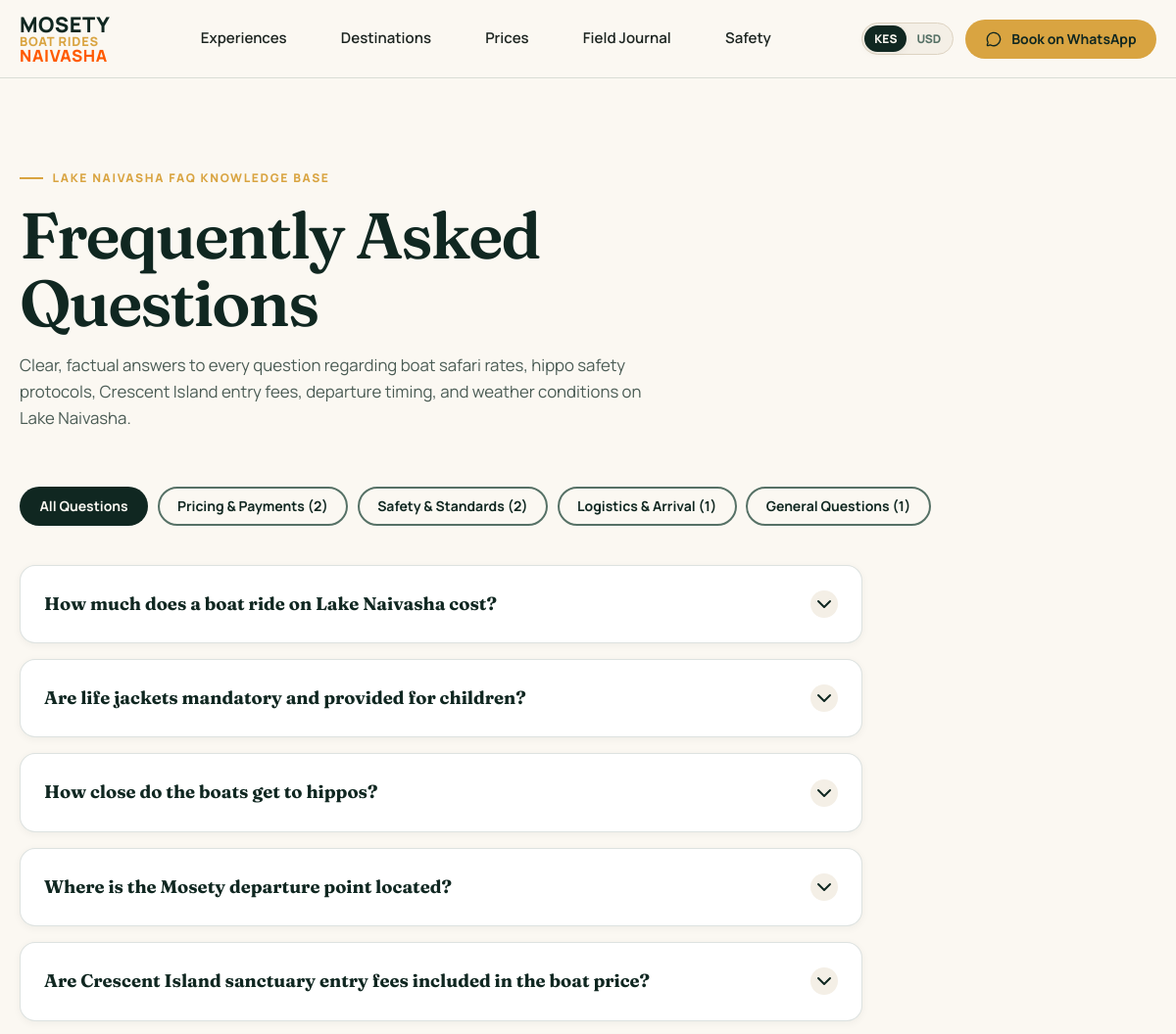
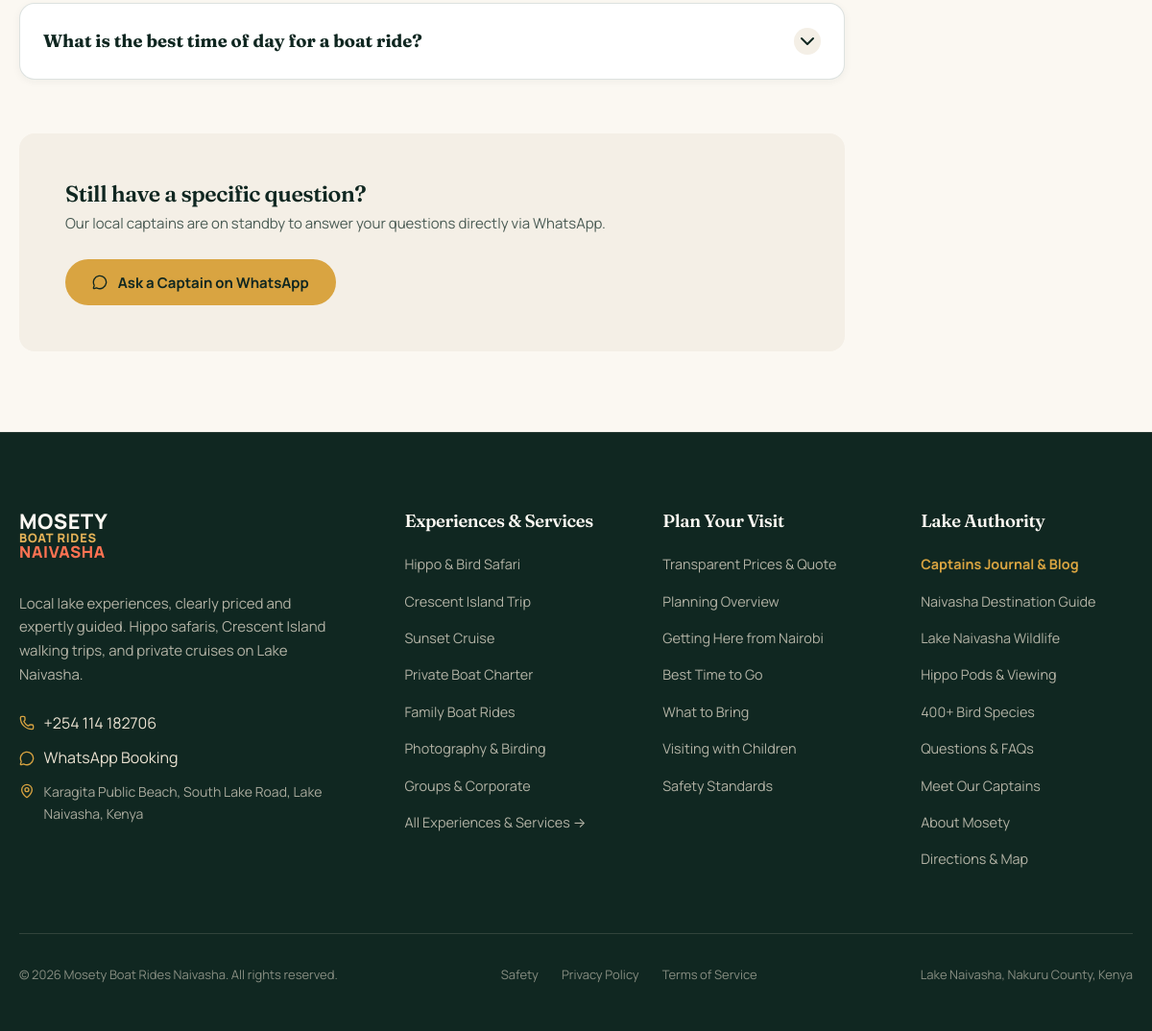
Screenshot of /questions/ with the database file from the repository (2 pictures, top to bottom).
### content/models.py (models this page shows, shortened)
class QuestionAnswer(models.Model):
    CATEGORIES = [
        ('General', 'General Questions'),
        ('Pricing', 'Pricing & Payments'),
        ('Safety', 'Safety & Standards'),
        ('Children', 'Children & Families'),
        ('Logistics', 'Logistics & Arrival'),
        ('Wildlife', 'Wildlife & Ethics'),
    ]
    question = models.CharField(max_length=255)
    slug = models.SlugField(max_length=255, blank=True)
    answer = models.TextField(help_text="Concise, factual answer")
    category = models.CharField(max_length=50, choices=CATEGORIES, default='General')
    related_tour = models.ForeignKey('tours.Tour', null=True, blank=True, on_delete=models.SET_NULL, related_name='faqs')
    sort_order = models.PositiveIntegerField(default=0)
    last_verified_at = models.DateField(default=timezone.now)
    is_active = models.BooleanField(default=True)
    class Meta:
        ordering = ['sort_order', 'id']
        verbose_name = "Question & Answer"
        verbose_name_plural = "Questions & Answers"

### core/models.py (models this page shows, shortened)
class SiteSettings(models.Model):
    business_name = models.CharField(max_length=150, default="Mosety Boat Rides Naivasha")
    legal_name = models.CharField(max_length=150, default="Mosety Boat Rides Naivasha")
    tagline = models.CharField(max_length=255, default="See Naivasha from the water.")
    phone = models.CharField(max_length=30, default="+254 114 182706")
    whatsapp_number = models.CharField(max_length=30, default="+254 114 182706")
    email = models.EmailField(default="info@mosety.co.ke")
    address_text = models.CharField(max_length=255, default="Karagita Public Beach, South Lake Road, Lake Naivasha, Kenya")
    latitude = models.DecimalField(max_digits=9, decimal_places=6, default=-0.763400)
    longitude = models.DecimalField(max_digits=9, decimal_places=6, default=36.425800)
    opening_hours = models.CharField(max_length=120, default="Daily 06:30 - 18:30")
    google_business_url = models.URLField(blank=True, default="")
    directions_url = models.URLField(blank=True, default="https://maps.google.com/?q=-0.763400,36.425800")
    base_url = models.URLField(default="https://mosety.co.ke")
    default_currency = models.CharField(max_length=5, default="KES")
    booking_notice = models.TextField(blank=True, default="Advance booking recommended for morning wildlife tours and weekend sunset cruises.")
    price_verified_at = models.DateField(default=timezone.now)
    logo = models.ImageField(upload_to="branding/", blank=True, null=True)
    favicon = models.ImageField(upload_to="branding/", blank=True, null=True)
    default_social_image = models.ImageField(upload_to="branding/", blank=True, null=True)
    ga4_measurement_id = models.CharField(max_length=50, blank=True, default="", help_text="e.g. G-XXXXXXXXXX")
    gsc_verification_code = models.CharField(max_length=120, blank=True, default="")
    bing_verification_code = models.CharField(max_length=120, blank=True, default="")
    class Meta:
        verbose_name = "Site Settings"
        verbose_name_plural = "Site Settings"
    @classmethod
    def get_solo(cls):
        obj, _ = cls.objects.get_or_create(id=1)
        return obj
    @property
    def phone_digits(self):
        return ''.join(c for c in self.phone if c.isdigit())
    @property
    def whatsapp_digits(self):
        digits = ''.join(c for c in self.whatsapp_number if c.isdigit())
        if digits.startswith('0') and len(digits) == 10:
            return f"254{digits[1:]}"
        return digits
    @property
    def phone_e164(self):
        digits = self.phone_digits
        if digits.startswith('0') and len(digits) == 10:
            return f"+254{digits[1:]}"
        return f"+{digits}" if digits else ""
    @property
    def tel_url(self):
        return f"tel:{self.phone_e164}" if self.phone_e164 else ""
    def build_whatsapp_url(self, message="Hi Mosety. I would like to inquire about a Lake Naivasha boat ride."):
        digits = self.whatsapp_digits
        if not digits:
            return ""
        encoded = quote(message)
        return f"https://wa.me/{digits}?text={encoded}"

### content/views.py (the view)
# urls.py: path('questions/', views.FAQHubView.as_view(), name='questions'),
class FAQHubView(TemplateView):
    template_name = 'content/questions.html'
    def get_context_data(self, **kwargs):
        context = super().get_context_data(**kwargs)
        site = SiteSettings.get_solo()
        all_faqs = QuestionAnswer.objects.filter(is_active=True).order_by('sort_order', 'id')
        categories = {}
        for faq in all_faqs:
            cat = faq.get_category_display() if hasattr(faq, 'get_category_display') else faq.category
            if cat not in categories:
                categories[cat] = []
            categories[cat].append(faq)
        faq_pairs = [(faq.question, faq.answer) for faq in all_faqs]
        faq_schema = build_faq_schema(faq_pairs) if faq_pairs else ""
        context.update({
            'site': site,
            'categories': categories,
            'all_faqs': all_faqs,
            'faq_schema': json.dumps(faq_schema) if faq_schema else "",
            'meta_title': f"Lake Naivasha Boat Rides FAQ — Questions Answered — {site.business_name}",
            'meta_description': (
                "Answers to common questions about Lake Naivasha boat rides: Prices, hippo safety distances, "
                "Crescent Island tickets, departure times, and children safety."
            ),
        })
        return context

### seo/utils.py (called while the page is built)
def clean_canonical_url(request, override_url=None):
    site = SiteSettings.get_solo()
    base_url = (site.base_url or "https://mosety.co.ke").rstrip('/')
    if override_url:
        if override_url.startswith('http'):
            parsed = urlparse(override_url)
            return urlunparse((parsed.scheme, parsed.netloc, parsed.path, '', '', ''))
        return f"{base_url}{override_url}"
    parsed_path = request.path
    query_params = request.GET.copy()
    for param in TRACKING_PARAMS:
        query_params.pop(param, None)
    page = query_params.get('page')
    clean_query = {}
    if page and page.isdigit() and int(page) > 1:
        clean_query['page'] = page
    query_str = urlencode(clean_query)
    if query_str:
        return f"{base_url}{parsed_path}?{query_str}"
    return f"{base_url}{parsed_path}"

def build_faq_schema(faq_list):
    items = []
    for item in faq_list:
        if isinstance(item, dict):
            q, a = item.get('question'), item.get('answer')
        elif hasattr(item, 'question') and hasattr(item, 'answer'):
            q, a = item.question, getattr(item, 'plain_answer', None) or item.answer
        elif isinstance(item, (list, tuple)) and len(item) == 2:
            q, a = item[0], item[1]
        else:
            continue
        if q and a:
            items.append({
                "@type": "Question",
                "name": str(q),
                "acceptedAnswer": {
                    "@type": "Answer",
                    "text": str(a)
                }
            })
    return {
        "@context": "https://schema.org",
        "@type": "FAQPage",
        "mainEntity": items
    }

### templates/content/questions.html (shortened to what this page needs)
{% extends 'base.html' %}
{% load static humanize %}
{% block content %}
<section class="section-spacing" style="background: var(--ivory);">
  <div class="site-container">
    <div style="max-width: 780px; margin-bottom: 3.5rem;">
      <p class="eyebrow eyebrow-gold">Lake Naivasha FAQ Knowledge Base</p>
      <h1 class="hero-h1" style="margin-bottom: 1rem;">Frequently Asked Questions</h1>
      <p class="lead-text">
        Clear, factual answers to every question regarding boat safari rates, hippo safety protocols, Crescent Island entry fees, departure timing, and weather conditions on Lake Naivasha.
      </p>
    </div>
    <div x-data="{ activeCategory: 'All' }" style="margin-bottom: 3.5rem;">
      <div style="display: flex; flex-wrap: wrap; gap: 0.6rem; margin-bottom: 2.5rem;">
        <button type="button" @click="activeCategory = 'All'" :class="{ 'btn-forest': activeCategory === 'All', 'btn-outline': activeCategory !== 'All' }" class="btn btn-sm">
          All Questions
        </button>
        {% for cat, faqs in categories.items %}
        <button type="button" @click="activeCategory = '{{ cat }}'" :class="{ 'btn-forest': activeCategory === '{{ cat }}', 'btn-outline': activeCategory !== '{{ cat }}' }" class="btn btn-sm">
          {{ cat }} ({{ faqs|length }})
        </button>
        {% endfor %}
      </div>
      <div x-data="{ openFaq: null }" style="display: flex; flex-direction: column; gap: 1rem; max-width: 860px;">
        {% for faq in all_faqs %}
        <div x-show="activeCategory === 'All' || activeCategory === '{{ faq.get_category_display|default:faq.category }}'"
             class="card"
             style="background: #ffffff; border: 1px solid var(--border-subtle); border-radius: var(--radius-card); overflow: hidden; box-shadow: var(--shadow-sm);">
          <button type="button"
                  @click="openFaq = (openFaq === {{ faq.id }} ? null : {{ faq.id }})"
                  style="width: 100%; padding: 1.5rem; display: flex; justify-content: space-between; align-items: center; background: none; border: none; cursor: pointer; text-align: left;">
            <span style="font-family: var(--font-display); font-size: 1.15rem; font-weight: 700; color: var(--ink-forest); padding-right: 1rem;">
              {{ faq.question }}
            </span>
            <div style="width: 28px; height: 28px; border-radius: 50%; background: var(--papyrus-light); display: grid; place-items: center; flex-shrink: 0; color: var(--ink-forest);">
              <i data-lucide="chevron-down" style="width: 16px; height: 16px; transition: transform 0.2s;" :style="openFaq === {{ faq.id }} ? 'transform: rotate(180deg)' : ''"></i>
            </div>
          </button>
        </div>
        {% empty %}
        <p>No questions listed.</p>
        {% endfor %}
      </div>
    </div>
    <div style="background: var(--papyrus-light); border-radius: var(--radius-card); padding: clamp(2rem, 4vw, 3rem); display: flex; flex-wrap: wrap; justify-content: space-between; align-items: center; gap: 1.5rem; max-width: 860px;">
      <div>
        <h3 style="font-size: 1.45rem; margin-bottom: 0.35rem; color: var(--ink-forest);">Still have a specific question?</h3>
        <p style="color: var(--body-muted); font-size: 0.9375rem; margin: 0;">
          Our local captains are on standby to answer your questions directly via WhatsApp.
        </p>
      </div>
      <a href="{{ whatsapp_book_url }}" target="_blank" rel="noopener" class="btn btn-primary">
        <i data-lucide="message-circle" style="width: 16px; height: 16px;"></i>
        <span>Ask a Captain on WhatsApp</span>
      </a>
    </div>
  </div>
</section>
{% endblock %}

### templates/includes/footer.html
<footer class="site-footer">
  <div class="site-container">
    <div class="footer-grid">
      <div>
        <a href="/" class="gyg-stacked-brand" style="margin-bottom: 1rem;" aria-label="{{ site.business_name }} home">
          <span class="gyg-brand-part-1">Mosety</span>
          <span class="gyg-brand-part-2">Boat Rides</span>
          <span class="gyg-brand-part-3">Naivasha</span>
        </a>
        <p class="footer-brand-desc">
          Local lake experiences, clearly priced and expertly guided. Hippo safaris, Crescent Island walking trips, and private cruises on Lake Naivasha.
        </p>
        <div style="margin-top: 1.5rem; display: flex; flex-direction: column; gap: 0.65rem;">
          {% if site.phone_e164 %}
          <a href="{{ site.tel_url }}" style="display: flex; align-items: center; gap: 0.6rem; color: var(--papyrus);">
            <i data-lucide="phone" style="width: 16px; height: 16px; color: var(--rift-gold);"></i>
            <span>{{ site.phone }}</span>
          </a>
          {% endif %}
          <a href="{{ whatsapp_book_url }}" target="_blank" rel="noopener" style="display: flex; align-items: center; gap: 0.6rem; color: var(--papyrus);">
            <i data-lucide="message-circle" style="width: 16px; height: 16px; color: var(--rift-gold);"></i>
            <span>WhatsApp Booking</span>
          </a>
          <div style="display: flex; align-items: flex-start; gap: 0.6rem; color: rgba(234, 225, 209, 0.7); font-size: 0.875rem;">
            <i data-lucide="map-pin" style="width: 16px; height: 16px; color: var(--rift-gold); flex-shrink: 0; margin-top: 0.2rem;"></i>
            <span>{{ site.address_text }}</span>
          </div>
        </div>
      </div>
      <div>
        <h3 class="footer-col-title">Experiences & Services</h3>
        <ul class="footer-links">
          <li><a href="/boat-rides/hippo-bird-safari/">Hippo & Bird Safari</a></li>
          <li><a href="/boat-rides/crescent-island/">Crescent Island Trip</a></li>
          <li><a href="/boat-rides/sunset-cruise/">Sunset Cruise</a></li>
          <li><a href="/boat-rides/private-boat/">Private Boat Charter</a></li>
          <li><a href="/boat-rides/family-boat-ride/">Family Boat Rides</a></li>
          <li><a href="/boat-rides/photography-birding/">Photography & Birding</a></li>
          <li><a href="/boat-rides/groups-corporate/">Groups & Corporate</a></li>
          <li><a href="/boat-rides/">All Experiences & Services →</a></li>
        </ul>
      </div>
      <div>
        <h3 class="footer-col-title">Plan Your Visit</h3>
        <ul class="footer-links">
          <li><a href="/prices/">Transparent Prices & Quote</a></li>
          <li><a href="/plan-your-visit/">Planning Overview</a></li>
          <li><a href="/plan-your-visit/getting-here/">Getting Here from Nairobi</a></li>
          <li><a href="/plan-your-visit/best-time-to-go/">Best Time to Go</a></li>
          <li><a href="/plan-your-visit/what-to-bring/">What to Bring</a></li>
          <li><a href="/plan-your-visit/children/">Visiting with Children</a></li>
          <li><a href="/safety/">Safety Standards</a></li>
        </ul>
      </div>
      <div>
        <h3 class="footer-col-title">Lake Authority</h3>
        <ul class="footer-links">
          <li><a href="/journal/" style="color: var(--rift-gold); font-weight: 700;">Captains Journal & Blog</a></li>
          <li><a href="/naivasha-guide/">Naivasha Destination Guide</a></li>
          <li><a href="/naivasha-guide/wildlife/">Lake Naivasha Wildlife</a></li>
          <li><a href="/naivasha-guide/hippos/">Hippo Pods & Viewing</a></li>
          <li><a href="/naivasha-guide/birds/">400+ Bird Species</a></li>
          <li><a href="/questions/">Questions & FAQs</a></li>
          <li><a href="/captains/">Meet Our Captains</a></li>
          <li><a href="/about/">About Mosety</a></li>
          <li><a href="/contact/">Directions & Map</a></li>
        </ul>
      </div>
    </div>
    <div class="footer-bottom">
      <p>© 2026 Mosety Boat Rides Naivasha. All rights reserved.</p>
      <div style="display: flex; gap: 1.5rem;">
        <a href="/safety/">Safety</a>
        <a href="/privacy/">Privacy Policy</a>
        <a href="/terms/">Terms of Service</a>
      </div>
      <p>Lake Naivasha, Nakuru County, Kenya</p>
    </div>
  </div>
</footer>

### rows the page displays
QuestionAnswer: cat "Pricing & Payments", faqs "2", {{ faq.id }} 1 (drawn), question "How much does a boat ride on Lake Naivasha cost?"
QuestionAnswer: cat "Safety & Standards", faqs "2", question "Are life jackets mandatory and provided for children?"
QuestionAnswer: cat "Logistics & Arrival", faqs "1", question "Where is the Mosety departure point located?"
QuestionAnswer: cat "General Questions", faqs "1", question "What is the best time of day for a boat ride?"
QuestionAnswer: question "How close do the boats get to hippos?"
QuestionAnswer: question "Are Crescent Island sanctuary entry fees included in the boat price?"
SiteSettings: phone "+254 114 182706", address_text "Karagita Public Beach, South Lake Road, Lake Naivasha, Kenya"
